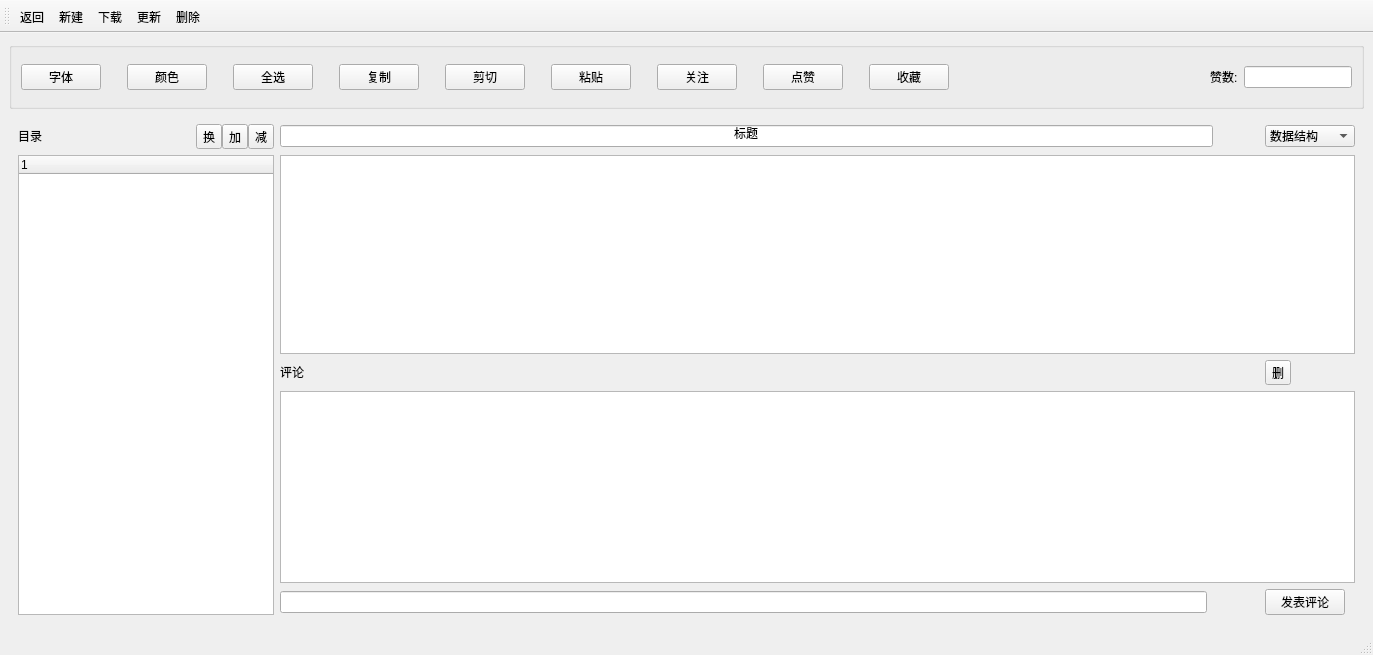
<?xml version="1.0" encoding="UTF-8"?>
<ui version="4.0">
 <class>MainWindow</class>
 <widget class="QMainWindow" name="MainWindow">
  <property name="geometry">
   <rect>
    <x>0</x>
    <y>0</y>
    <width>1373</width>
    <height>655</height>
   </rect>
  </property>
  <property name="windowTitle">
   <string>MainWindow</string>
  </property>
  <widget class="QWidget" name="centralwidget">
   <layout class="QGridLayout" name="gridLayout_2">
    <item row="1" column="0">
     <widget class="QWidget" name="widget" native="true">
      <property name="sizePolicy">
       <sizepolicy hsizetype="Preferred" vsizetype="Preferred">
        <horstretch>0</horstretch>
        <verstretch>0</verstretch>
       </sizepolicy>
      </property>
      <layout class="QGridLayout" name="gridLayout">
       <item row="0" column="2" colspan="2">
        <widget class="QLineEdit" name="lineEdit_2">
         <property name="text">
          <string>标题</string>
         </property>
         <property name="alignment">
          <set>Qt::AlignCenter</set>
         </property>
        </widget>
       </item>
       <item row="4" column="5">
        <widget class="QPushButton" name="pushButton_9">
         <property name="sizePolicy">
          <sizepolicy hsizetype="Fixed" vsizetype="Fixed">
           <horstretch>0</horstretch>
           <verstretch>0</verstretch>
          </sizepolicy>
         </property>
         <property name="text">
          <string>发表评论</string>
         </property>
        </widget>
       </item>
       <item row="0" column="5">
        <widget class="QComboBox" name="comboBox">
         <property name="sizePolicy">
          <sizepolicy hsizetype="Fixed" vsizetype="Fixed">
           <horstretch>0</horstretch>
           <verstretch>0</verstretch>
          </sizepolicy>
         </property>
         <item>
          <property name="text">
           <string>数据结构</string>
          </property>
         </item>
         <item>
          <property name="text">
           <string>计算机网络</string>
          </property>
         </item>
         <item>
          <property name="text">
           <string>C++</string>
          </property>
         </item>
         <item>
          <property name="text">
           <string>Python</string>
          </property>
         </item>
         <item>
          <property name="text">
           <string>操作系统</string>
          </property>
         </item>
         <item>
          <property name="text">
           <string>设计模式</string>
          </property>
         </item>
         <item>
          <property name="text">
           <string>项目经验</string>
          </property>
         </item>
         <item>
          <property name="text">
           <string>组成原理</string>
          </property>
         </item>
         <item>
          <property name="text">
           <string>编译原理</string>
          </property>
         </item>
         <item>
          <property name="text">
           <string>随笔</string>
          </property>
         </item>
         <item>
          <property name="text">
           <string>其他</string>
          </property>
         </item>
        </widget>
       </item>
       <item row="1" column="1" rowspan="4">
        <widget class="QTreeWidget" name="treeWidget">
         <property name="sizePolicy">
          <sizepolicy hsizetype="Fixed" vsizetype="Expanding">
           <horstretch>0</horstretch>
           <verstretch>0</verstretch>
          </sizepolicy>
         </property>
         <column>
          <property name="text">
           <string notr="true">1</string>
          </property>
         </column>
        </widget>
       </item>
       <item row="2" column="2" colspan="2">
        <widget class="QLabel" name="label_2">
         <property name="sizePolicy">
          <sizepolicy hsizetype="Preferred" vsizetype="Fixed">
           <horstretch>0</horstretch>
           <verstretch>0</verstretch>
          </sizepolicy>
         </property>
         <property name="text">
          <string>评论</string>
         </property>
        </widget>
       </item>
       <item row="1" column="2" colspan="4">
        <widget class="QPlainTextEdit" name="plainTextEdit">
         <property name="sizePolicy">
          <sizepolicy hsizetype="Expanding" vsizetype="Expanding">
           <horstretch>0</horstretch>
           <verstretch>0</verstretch>
          </sizepolicy>
         </property>
         <property name="font">
          <font>
           <pointsize>7</pointsize>
          </font>
         </property>
         <property name="plainText">
          <string/>
         </property>
        </widget>
       </item>
       <item row="4" column="2">
        <widget class="QLineEdit" name="lineEdit_3">
         <property name="sizePolicy">
          <sizepolicy hsizetype="Expanding" vsizetype="Fixed">
           <horstretch>0</horstretch>
           <verstretch>0</verstretch>
          </sizepolicy>
         </property>
        </widget>
       </item>
       <item row="0" column="1">
        <widget class="QWidget" name="widget_2" native="true">
         <property name="sizePolicy">
          <sizepolicy hsizetype="Preferred" vsizetype="Fixed">
           <horstretch>0</horstretch>
           <verstretch>0</verstretch>
          </sizepolicy>
         </property>
         <layout class="QHBoxLayout" name="horizontalLayout_2">
          <property name="spacing">
           <number>0</number>
          </property>
          <property name="leftMargin">
           <number>0</number>
          </property>
          <property name="topMargin">
           <number>0</number>
          </property>
          <property name="rightMargin">
           <number>0</number>
          </property>
          <property name="bottomMargin">
           <number>0</number>
          </property>
          <item>
           <widget class="QLabel" name="label_3">
            <property name="sizePolicy">
             <sizepolicy hsizetype="Preferred" vsizetype="Fixed">
              <horstretch>0</horstretch>
              <verstretch>0</verstretch>
             </sizepolicy>
            </property>
            <property name="text">
             <string>目录</string>
            </property>
           </widget>
          </item>
          <item>
           <spacer name="horizontalSpacer_10">
            <property name="orientation">
             <enum>Qt::Horizontal</enum>
            </property>
            <property name="sizeType">
             <enum>QSizePolicy::Fixed</enum>
            </property>
            <property name="sizeHint" stdset="0">
             <size>
              <width>10</width>
              <height>20</height>
             </size>
            </property>
           </spacer>
          </item>
          <item>
           <widget class="QToolButton" name="toolButton_3">
            <property name="text">
             <string>换</string>
            </property>
           </widget>
          </item>
          <item>
           <widget class="QToolButton" name="toolButton">
            <property name="text">
             <string>加</string>
            </property>
           </widget>
          </item>
          <item>
           <widget class="QToolButton" name="toolButton_2">
            <property name="text">
             <string>减</string>
            </property>
           </widget>
          </item>
         </layout>
        </widget>
       </item>
       <item row="2" column="5">
        <widget class="QToolButton" name="toolButton_4">
         <property name="text">
          <string>删</string>
         </property>
        </widget>
       </item>
       <item row="3" column="2" colspan="4">
        <widget class="QListWidget" name="listWidget">
         <property name="sizePolicy">
          <sizepolicy hsizetype="Expanding" vsizetype="Fixed">
           <horstretch>0</horstretch>
           <verstretch>0</verstretch>
          </sizepolicy>
         </property>
        </widget>
       </item>
       <item row="2" column="4">
        <spacer name="horizontalSpacer_11">
         <property name="orientation">
          <enum>Qt::Horizontal</enum>
         </property>
         <property name="sizeType">
          <enum>QSizePolicy::Fixed</enum>
         </property>
         <property name="sizeHint" stdset="0">
          <size>
           <width>40</width>
           <height>20</height>
          </size>
         </property>
        </spacer>
       </item>
      </layout>
     </widget>
    </item>
    <item row="0" column="0">
     <widget class="QGroupBox" name="groupBox">
      <property name="sizePolicy">
       <sizepolicy hsizetype="Preferred" vsizetype="Fixed">
        <horstretch>0</horstretch>
        <verstretch>0</verstretch>
       </sizepolicy>
      </property>
      <property name="title">
       <string/>
      </property>
      <layout class="QHBoxLayout" name="horizontalLayout">
       <item>
        <widget class="QPushButton" name="pushButton">
         <property name="text">
          <string>字体</string>
         </property>
        </widget>
       </item>
       <item>
        <spacer name="horizontalSpacer">
         <property name="orientation">
          <enum>Qt::Horizontal</enum>
         </property>
         <property name="sizeType">
          <enum>QSizePolicy::Fixed</enum>
         </property>
         <property name="sizeHint" stdset="0">
          <size>
           <width>20</width>
           <height>20</height>
          </size>
         </property>
        </spacer>
       </item>
       <item>
        <widget class="QPushButton" name="pushButton_2">
         <property name="text">
          <string>颜色</string>
         </property>
        </widget>
       </item>
       <item>
        <spacer name="horizontalSpacer_2">
         <property name="orientation">
          <enum>Qt::Horizontal</enum>
         </property>
         <property name="sizeType">
          <enum>QSizePolicy::Fixed</enum>
         </property>
         <property name="sizeHint" stdset="0">
          <size>
           <width>20</width>
           <height>20</height>
          </size>
         </property>
        </spacer>
       </item>
       <item>
        <widget class="QPushButton" name="pushButton_4">
         <property name="text">
          <string>全选</string>
         </property>
        </widget>
       </item>
       <item>
        <spacer name="horizontalSpacer_3">
         <property name="orientation">
          <enum>Qt::Horizontal</enum>
         </property>
         <property name="sizeType">
          <enum>QSizePolicy::Fixed</enum>
         </property>
         <property name="sizeHint" stdset="0">
          <size>
           <width>20</width>
           <height>20</height>
          </size>
         </property>
        </spacer>
       </item>
       <item>
        <widget class="QPushButton" name="pushButton_5">
         <property name="text">
          <string>复制</string>
         </property>
        </widget>
       </item>
       <item>
        <spacer name="horizontalSpacer_4">
         <property name="orientation">
          <enum>Qt::Horizontal</enum>
         </property>
         <property name="sizeType">
          <enum>QSizePolicy::Fixed</enum>
         </property>
         <property name="sizeHint" stdset="0">
          <size>
           <width>20</width>
           <height>20</height>
          </size>
         </property>
        </spacer>
       </item>
       <item>
        <widget class="QPushButton" name="pushButton_3">
         <property name="text">
          <string>剪切</string>
         </property>
        </widget>
       </item>
       <item>
        <spacer name="horizontalSpacer_5">
         <property name="orientation">
          <enum>Qt::Horizontal</enum>
         </property>
         <property name="sizeType">
          <enum>QSizePolicy::Fixed</enum>
         </property>
         <property name="sizeHint" stdset="0">
          <size>
           <width>20</width>
           <height>20</height>
          </size>
         </property>
        </spacer>
       </item>
       <item>
        <widget class="QPushButton" name="pushButton_6">
         <property name="text">
          <string>粘贴</string>
         </property>
        </widget>
       </item>
       <item>
        <spacer name="horizontalSpacer_7">
         <property name="orientation">
          <enum>Qt::Horizontal</enum>
         </property>
         <property name="sizeType">
          <enum>QSizePolicy::Fixed</enum>
         </property>
         <property name="sizeHint" stdset="0">
          <size>
           <width>20</width>
           <height>20</height>
          </size>
         </property>
        </spacer>
       </item>
       <item>
        <widget class="QPushButton" name="pushButton_8">
         <property name="text">
          <string>关注</string>
         </property>
         <property name="checkable">
          <bool>false</bool>
         </property>
         <property name="checked">
          <bool>false</bool>
         </property>
        </widget>
       </item>
       <item>
        <spacer name="horizontalSpacer_6">
         <property name="orientation">
          <enum>Qt::Horizontal</enum>
         </property>
         <property name="sizeType">
          <enum>QSizePolicy::Fixed</enum>
         </property>
         <property name="sizeHint" stdset="0">
          <size>
           <width>20</width>
           <height>40</height>
          </size>
         </property>
        </spacer>
       </item>
       <item>
        <widget class="QPushButton" name="pushButton_7">
         <property name="text">
          <string>点赞</string>
         </property>
        </widget>
       </item>
       <item>
        <spacer name="horizontalSpacer_8">
         <property name="orientation">
          <enum>Qt::Horizontal</enum>
         </property>
         <property name="sizeType">
          <enum>QSizePolicy::Fixed</enum>
         </property>
         <property name="sizeHint" stdset="0">
          <size>
           <width>20</width>
           <height>20</height>
          </size>
         </property>
        </spacer>
       </item>
       <item>
        <widget class="QPushButton" name="pushButton_10">
         <property name="text">
          <string>收藏</string>
         </property>
        </widget>
       </item>
       <item>
        <spacer name="horizontalSpacer_9">
         <property name="orientation">
          <enum>Qt::Horizontal</enum>
         </property>
         <property name="sizeType">
          <enum>QSizePolicy::Expanding</enum>
         </property>
         <property name="sizeHint" stdset="0">
          <size>
           <width>15</width>
           <height>20</height>
          </size>
         </property>
        </spacer>
       </item>
       <item>
        <widget class="QLabel" name="label">
         <property name="sizePolicy">
          <sizepolicy hsizetype="Fixed" vsizetype="Preferred">
           <horstretch>0</horstretch>
           <verstretch>0</verstretch>
          </sizepolicy>
         </property>
         <property name="text">
          <string>赞数:</string>
         </property>
        </widget>
       </item>
       <item>
        <widget class="QLineEdit" name="lineEdit">
         <property name="sizePolicy">
          <sizepolicy hsizetype="Fixed" vsizetype="Fixed">
           <horstretch>0</horstretch>
           <verstretch>0</verstretch>
          </sizepolicy>
         </property>
        </widget>
       </item>
      </layout>
     </widget>
    </item>
   </layout>
  </widget>
  <widget class="QStatusBar" name="statusbar"/>
  <widget class="QToolBar" name="toolBar">
   <property name="windowTitle">
    <string>toolBar</string>
   </property>
   <attribute name="toolBarArea">
    <enum>TopToolBarArea</enum>
   </attribute>
   <attribute name="toolBarBreak">
    <bool>false</bool>
   </attribute>
   <addaction name="return_btn"/>
   <addaction name="action_7"/>
   <addaction name="download"/>
   <addaction name="action_3"/>
   <addaction name="action_4"/>
  </widget>
  <action name="download">
   <property name="text">
    <string>下载</string>
   </property>
  </action>
  <action name="action_3">
   <property name="text">
    <string>更新</string>
   </property>
  </action>
  <action name="action_4">
   <property name="text">
    <string>删除</string>
   </property>
  </action>
  <action name="action_7">
   <property name="enabled">
    <bool>true</bool>
   </property>
   <property name="text">
    <string>新建</string>
   </property>
   <property name="visible">
    <bool>true</bool>
   </property>
  </action>
  <action name="return_btn">
   <property name="text">
    <string>返回</string>
   </property>
   <property name="toolTip">
    <string>返回主界面</string>
   </property>
  </action>
 </widget>
 <resources/>
 <connections/>
</ui>
